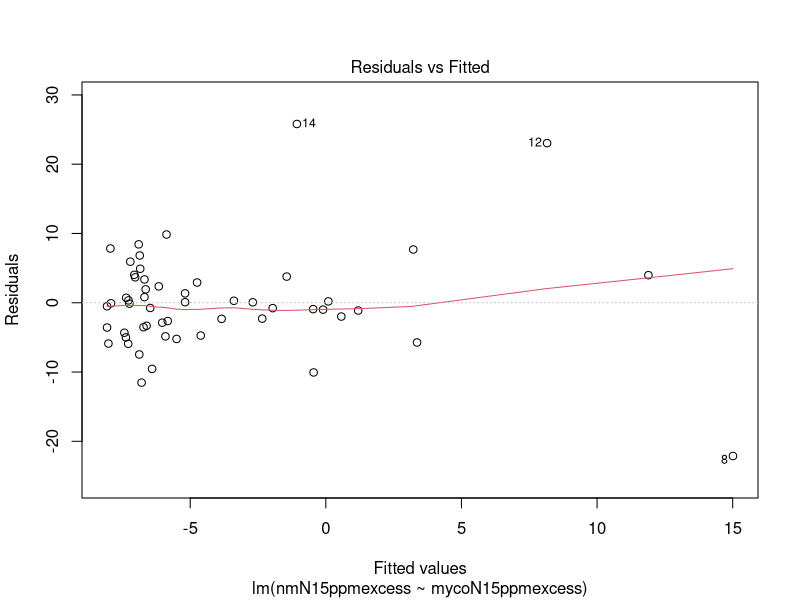
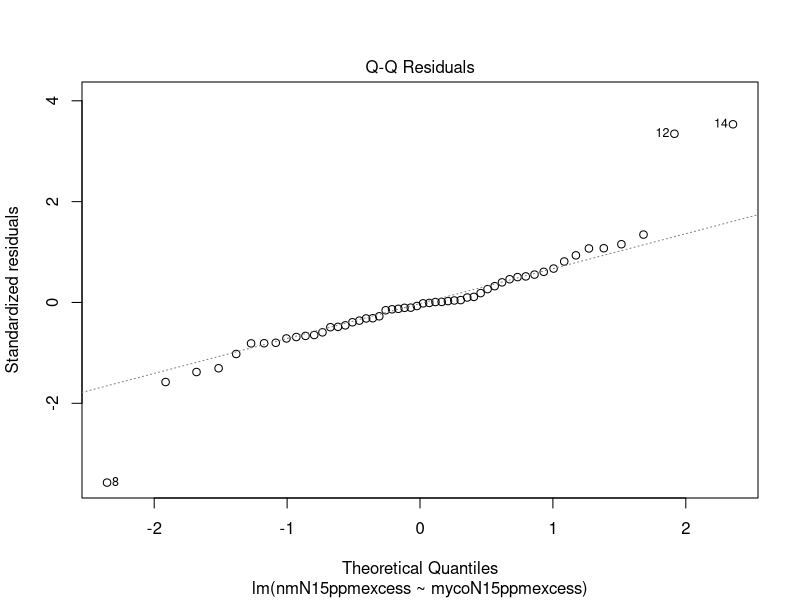
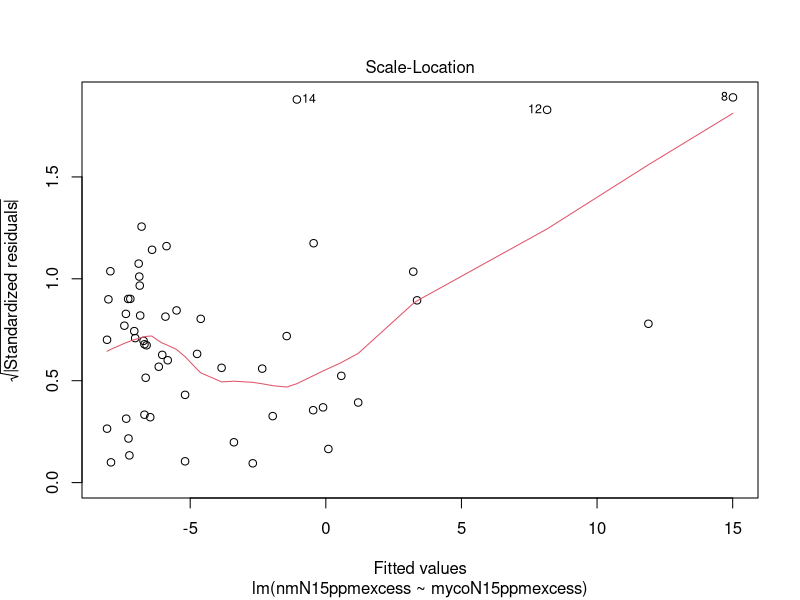
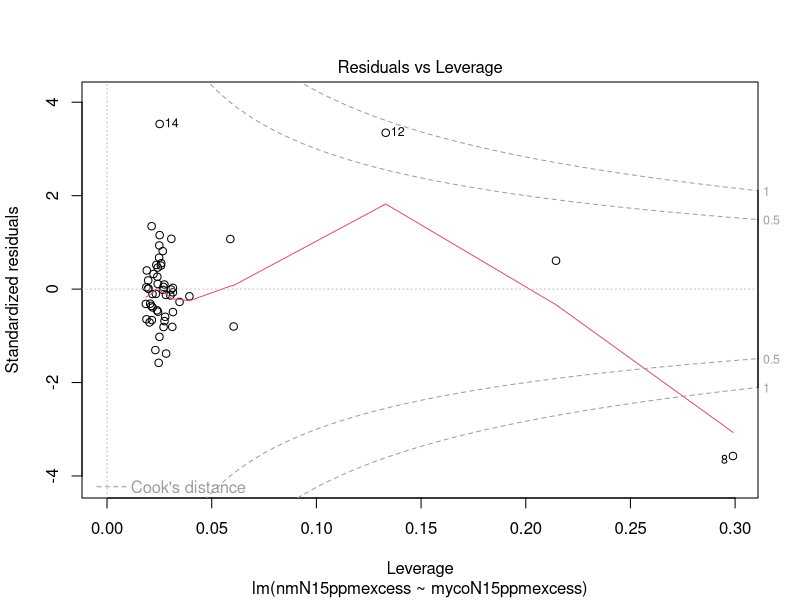

These figures' R source, in order: (Note: this script raises an error after producing the figures.)
#5-2-FC_root_15N_myco_stats

setwd("~/Documents/Fungal competition project/fungal-competition2020/")

library(tidyverse)

nitrogeninfo = read_csv("processeddata/isotope_and_plant_metadata_FOR_N_ANALYSES_and_exchange_rates.csv")

nitrogeninfo_nooutlier = subset(nitrogeninfo, Plant != 6041)


# STATS FOR PAPER: Root N correlates with mycorrhiza N
rootNformycoN_linear = lm(nmN15ppmexcess ~ mycoN15ppmexcess, data = nitrogeninfo_nooutlier)
plot(rootNformycoN_linear) # Looks kinda weird, we'll see how this goes.
summary(rootNformycoN_linear)

sink("stats_tables/root15N_vs_myco15N_lm_results_NOOUTLIER.html")

stargazer(rootNformycoN_linear, type = "html",
          digits = 3,
          star.cutoffs = c(0.05, 0.01, 0.001),
          digit.separator = "",
          summary = FALSE)

sink()
